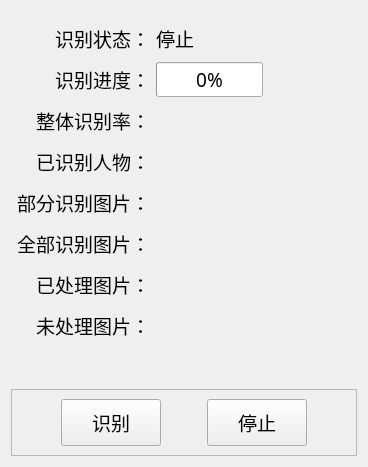
          <widget class="QWidget" name="recognitionTab">
           <attribute name="icon">
            <iconset>
             <normaloff>../icon/face.png</normaloff>../icon/face.png</iconset>
           </attribute>
           <attribute name="title">
            <string>人脸识别</string>
           </attribute>
           <layout class="QGridLayout" name="gridLayout">
            <item row="10" column="0" colspan="4">
             <widget class="QFrame" name="frame_2">
              <property name="font">
               <font>
                <family>新宋体</family>
                <pointsize>14</pointsize>
               </font>
              </property>
              <property name="frameShape">
               <enum>QFrame::StyledPanel</enum>
              </property>
              <property name="frameShadow">
               <enum>QFrame::Raised</enum>
              </property>
              <layout class="QGridLayout" name="gridLayout_4">
               <item row="0" column="2">
                <spacer name="horizontalSpacer">
                 <property name="orientation">
                  <enum>Qt::Horizontal</enum>
                 </property>
                 <property name="sizeHint" stdset="0">
                  <size>
                   <width>40</width>
                   <height>20</height>
                  </size>
                 </property>
                </spacer>
               </item>
               <item row="0" column="3">
                <widget class="QPushButton" name="pausecontinue_btn">
                 <property name="sizePolicy">
                  <sizepolicy hsizetype="Preferred" vsizetype="Preferred">
                   <horstretch>0</horstretch>
                   <verstretch>0</verstretch>
                  </sizepolicy>
                 </property>
                 <property name="minimumSize">
                  <size>
                   <width>0</width>
                   <height>0</height>
                  </size>
                 </property>
                 <property name="maximumSize">
                  <size>
                   <width>280</width>
                   <height>16777215</height>
                  </size>
                 </property>
                 <property name="font">
                  <font>
                   <family>新宋体</family>
                   <pointsize>14</pointsize>
                  </font>
                 </property>
                 <property name="focusPolicy">
                  <enum>Qt::NoFocus</enum>
                 </property>
                 <property name="styleSheet">
                  <string notr="true">padding-left: 30px; 
padding-right: 30px;
padding-top: 8px; 
padding-bottom: 8px;</string>
                 </property>
                 <property name="text">
                  <string>停止</string>
                 </property>
                 <property name="icon">
                  <iconset>
                   <normaloff>../icon/stop.png</normaloff>../icon/stop.png</iconset>
                 </property>
                 <property name="iconSize">
                  <size>
                   <width>24</width>
                   <height>24</height>
                  </size>
                 </property>
                </widget>
               </item>
               <item row="0" column="0">
                <spacer name="horizontalSpacer_3">
                 <property name="orientation">
                  <enum>Qt::Horizontal</enum>
                 </property>
                 <property name="sizeHint" stdset="0">
                  <size>
                   <width>40</width>
                   <height>20</height>
                  </size>
                 </property>
                </spacer>
               </item>
               <item row="0" column="1">
                <widget class="QPushButton" name="recogni_btn">
                 <property name="sizePolicy">
                  <sizepolicy hsizetype="Preferred" vsizetype="Preferred">
                   <horstretch>0</horstretch>
                   <verstretch>0</verstretch>
                  </sizepolicy>
                 </property>
                 <property name="minimumSize">
                  <size>
                   <width>0</width>
                   <height>0</height>
                  </size>
                 </property>
                 <property name="maximumSize">
                  <size>
                   <width>280</width>
                   <height>16777215</height>
                  </size>
                 </property>
                 <property name="font">
                  <font>
                   <family>新宋体</family>
                   <pointsize>14</pointsize>
                  </font>
                 </property>
                 <property name="focusPolicy">
                  <enum>Qt::NoFocus</enum>
                 </property>
                 <property name="styleSheet">
                  <string notr="true">padding-left: 30px; 
padding-right: 30px;
padding-top: 8px; 
padding-bottom: 8px;</string>
                 </property>
                 <property name="text">
                  <string>识别</string>
                 </property>
                 <property name="icon">
                  <iconset>
                   <normaloff>../icon/run.png</normaloff>../icon/run.png</iconset>
                 </property>
                 <property name="iconSize">
                  <size>
                   <width>24</width>
                   <height>24</height>
                  </size>
                 </property>
                </widget>
               </item>
               <item row="0" column="4">
                <spacer name="horizontalSpacer_4">
                 <property name="orientation">
                  <enum>Qt::Horizontal</enum>
                 </property>
                 <property name="sizeHint" stdset="0">
                  <size>
                   <width>40</width>
                   <height>20</height>
                  </size>
                 </property>
                </spacer>
               </item>
              </layout>
             </widget>
            </item>
            <item row="5" column="1">
             <widget class="QLabel" name="label_9">
              <property name="minimumSize">
               <size>
                <width>0</width>
                <height>35</height>
               </size>
              </property>
              <property name="font">
               <font>
                <family>新宋体</family>
                <pointsize>14</pointsize>
               </font>
              </property>
              <property name="text">
               <string>部分识别图片：</string>
              </property>
              <property name="alignment">
               <set>Qt::AlignRight|Qt::AlignTrailing|Qt::AlignVCenter</set>
              </property>
             </widget>
            </item>
            <item row="2" column="3">
             <spacer name="horizontalSpacer_9">
              <property name="orientation">
               <enum>Qt::Horizontal</enum>
              </property>
              <property name="sizeHint" stdset="0">
               <size>
                <width>40</width>
                <height>20</height>
               </size>
              </property>
             </spacer>
            </item>
            <item row="3" column="2">
             <widget class="QLabel" name="recognition_rate_label">
              <property name="font">
               <font>
                <family>新宋体</family>
                <pointsize>14</pointsize>
               </font>
              </property>
              <property name="text">
               <string/>
              </property>
             </widget>
            </item>
            <item row="2" column="1">
             <widget class="QLabel" name="label_13">
              <property name="font">
               <font>
                <family>新宋体</family>
                <pointsize>14</pointsize>
               </font>
              </property>
              <property name="text">
               <string>识别进度：</string>
              </property>
              <property name="alignment">
               <set>Qt::AlignRight|Qt::AlignTrailing|Qt::AlignVCenter</set>
              </property>
             </widget>
            </item>
            <item row="7" column="1">
             <widget class="QLabel" name="label_7">
              <property name="minimumSize">
               <size>
                <width>0</width>
                <height>35</height>
               </size>
              </property>
              <property name="font">
               <font>
                <family>新宋体</family>
                <pointsize>14</pointsize>
               </font>
              </property>
              <property name="text">
               <string>已处理图片：</string>
              </property>
              <property name="alignment">
               <set>Qt::AlignRight|Qt::AlignTrailing|Qt::AlignVCenter</set>
              </property>
             </widget>
            </item>
            <item row="4" column="2">
             <widget class="QLabel" name="recognized_face_label">
              <property name="font">
               <font>
                <family>新宋体</family>
                <pointsize>14</pointsize>
               </font>
              </property>
              <property name="text">
               <string/>
              </property>
             </widget>
            </item>
            <item row="2" column="2">
             <widget class="QProgressBar" name="progressBar">
              <property name="sizePolicy">
               <sizepolicy hsizetype="Expanding" vsizetype="Preferred">
                <horstretch>0</horstretch>
                <verstretch>0</verstretch>
               </sizepolicy>
              </property>
              <property name="maximumSize">
               <size>
                <width>16777215</width>
                <height>16777215</height>
               </size>
              </property>
              <property name="font">
               <font>
                <family>新宋体</family>
                <pointsize>14</pointsize>
               </font>
              </property>
              <property name="value">
               <number>0</number>
              </property>
             </widget>
            </item>
            <item row="9" column="1">
             <spacer name="verticalSpacer">
              <property name="orientation">
               <enum>Qt::Vertical</enum>
              </property>
              <property name="sizeHint" stdset="0">
               <size>
                <width>20</width>
                <height>40</height>
               </size>
              </property>
             </spacer>
            </item>
            <item row="6" column="1">
             <widget class="QLabel" name="label_10">
              <property name="minimumSize">
               <size>
                <width>0</width>
                <height>35</height>
               </size>
              </property>
              <property name="font">
               <font>
                <family>新宋体</family>
                <pointsize>14</pointsize>
               </font>
              </property>
              <property name="text">
               <string>全部识别图片：</string>
              </property>
              <property name="alignment">
               <set>Qt::AlignRight|Qt::AlignTrailing|Qt::AlignVCenter</set>
              </property>
             </widget>
            </item>
            <item row="1" column="2">
             <widget class="QLabel" name="run_state_label">
              <property name="font">
               <font>
                <family>新宋体</family>
                <pointsize>14</pointsize>
               </font>
              </property>
              <property name="text">
               <string>停止</string>
              </property>
             </widget>
            </item>
            <item row="7" column="2">
             <widget class="QLabel" name="handled_pic_label">
              <property name="font">
               <font>
                <family>新宋体</family>
                <pointsize>14</pointsize>
               </font>
              </property>
              <property name="text">
               <string/>
              </property>
             </widget>
            </item>
            <item row="6" column="2">
             <widget class="QLabel" name="all_recognized_pic_label">
              <property name="font">
               <font>
                <family>新宋体</family>
                <pointsize>14</pointsize>
               </font>
              </property>
              <property name="text">
               <string/>
              </property>
             </widget>
            </item>
            <item row="3" column="1">
             <widget class="QLabel" name="label_6">
              <property name="minimumSize">
               <size>
                <width>0</width>
                <height>35</height>
               </size>
              </property>
              <property name="font">
               <font>
                <family>新宋体</family>
                <pointsize>14</pointsize>
               </font>
              </property>
              <property name="text">
               <string>整体识别率：</string>
              </property>
              <property name="alignment">
               <set>Qt::AlignRight|Qt::AlignTrailing|Qt::AlignVCenter</set>
              </property>
             </widget>
            </item>
            <item row="5" column="2">
             <widget class="QLabel" name="part_recognized_pic_label">
              <property name="font">
               <font>
                <family>新宋体</family>
                <pointsize>14</pointsize>
               </font>
              </property>
              <property name="text">
               <string/>
              </property>
             </widget>
            </item>
            <item row="8" column="2">
             <widget class="QLabel" name="unhandled_pic_label">
              <property name="font">
               <font>
                <family>新宋体</family>
                <pointsize>14</pointsize>
               </font>
              </property>
              <property name="text">
               <string/>
              </property>
             </widget>
            </item>
            <item row="8" column="1">
             <widget class="QLabel" name="label_11">
              <property name="minimumSize">
               <size>
                <width>0</width>
                <height>35</height>
               </size>
              </property>
              <property name="font">
               <font>
                <family>新宋体</family>
                <pointsize>14</pointsize>
               </font>
              </property>
              <property name="text">
               <string>未处理图片：</string>
              </property>
              <property name="alignment">
               <set>Qt::AlignRight|Qt::AlignTrailing|Qt::AlignVCenter</set>
              </property>
             </widget>
            </item>
            <item row="1" column="1">
             <widget class="QLabel" name="label_19">
              <property name="minimumSize">
               <size>
                <width>0</width>
                <height>35</height>
               </size>
              </property>
              <property name="maximumSize">
               <size>
                <width>16777215</width>
                <height>16777215</height>
               </size>
              </property>
              <property name="font">
               <font>
                <family>新宋体</family>
                <pointsize>14</pointsize>
               </font>
              </property>
              <property name="text">
               <string>识别状态：</string>
              </property>
              <property name="alignment">
               <set>Qt::AlignRight|Qt::AlignTrailing|Qt::AlignVCenter</set>
              </property>
             </widget>
            </item>
            <item row="4" column="1">
             <widget class="QLabel" name="label_8">
              <property name="minimumSize">
               <size>
                <width>0</width>
                <height>35</height>
               </size>
              </property>
              <property name="font">
               <font>
                <family>新宋体</family>
                <pointsize>14</pointsize>
               </font>
              </property>
              <property name="text">
               <string>已识别人物：</string>
              </property>
              <property name="alignment">
               <set>Qt::AlignRight|Qt::AlignTrailing|Qt::AlignVCenter</set>
              </property>
             </widget>
            </item>
            <item row="0" column="1">
             <spacer name="verticalSpacer_2">
              <property name="orientation">
               <enum>Qt::Vertical</enum>
              </property>
              <property name="sizeType">
               <enum>QSizePolicy::Fixed</enum>
              </property>
              <property name="sizeHint" stdset="0">
               <size>
                <width>20</width>
                <height>10</height>
               </size>
              </property>
             </spacer>
            </item>
           </layout>
          </widget>
